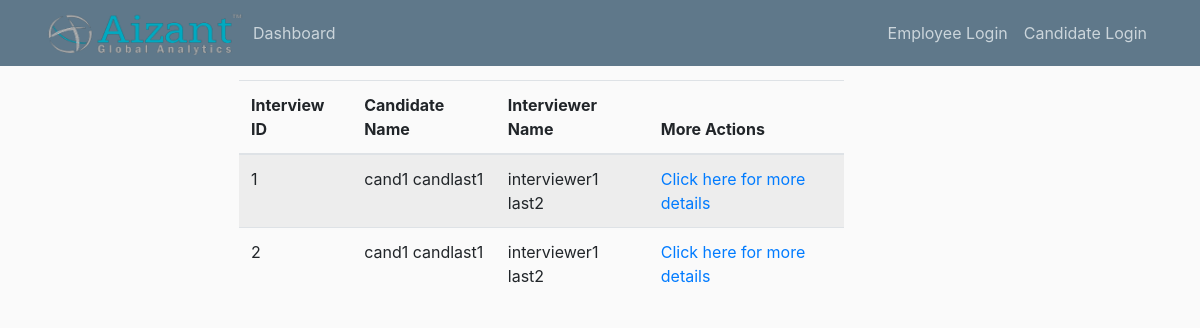
The page /interview/all on the database as committed earlier.
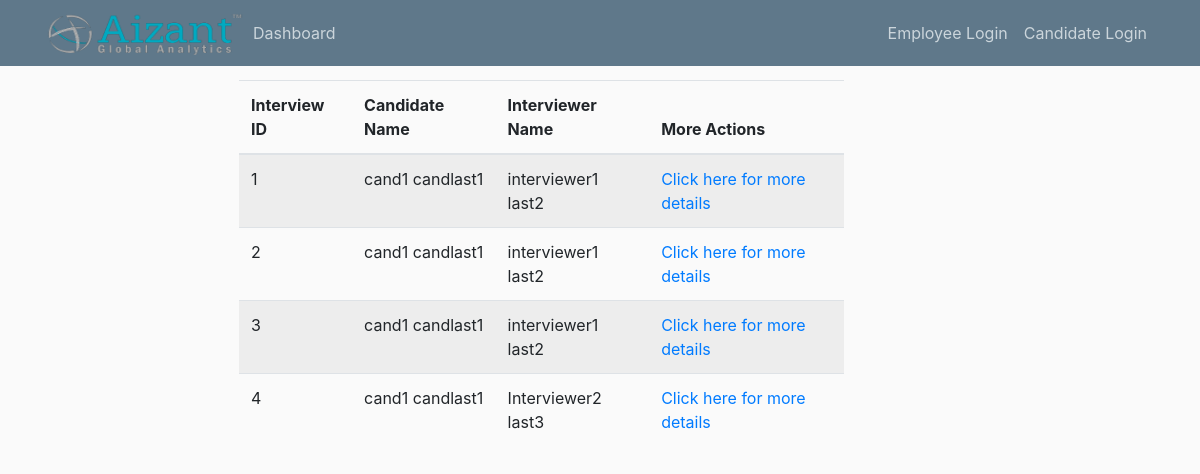
The same page on the database as committed later.
### app/models.py (models this page shows, shortened)
class Interview(db.Model):
    id = db.Column(db.Integer, primary_key=True)
    start_time = db.Column(db.Time)
    end_time = db.Column(db.Time)
    date = db.Column(db.Date)
    round = db.Column(db.Integer)
    meet_link = db.Column(db.String(50))
    feedback = db.Column(db.String(500))
    next_round = db.Column(db.Boolean)
    is_done = db.Column(db.Boolean)
    interviewer_id = db.Column(db.Integer, db.ForeignKey('interviewer.id'))  # many to one w interviewer
    recruiter_id = db.Column(db.Integer, db.ForeignKey('recruiter.id'))  # many to one w recruiter
    application_id = db.Column(db.Integer, db.ForeignKey('application.id'))  # many to one with application

class Candidate(db.Model):
    id = db.Column(db.Integer, primary_key=True)
    first_name = db.Column(db.String(20))
    last_name = db.Column(db.String(20))
    contact_number = db.Column(db.String(10))
    email = db.Column(db.String(100), unique=True)
    password = db.Column(db.String(255))
    pan_card = db.Column(db.String(10))
    current_location = db.Column(db.String(20))
    candidate_compensation = db.relationship('CandidateCompensation', backref='candidate', uselist=False)  # one to
    candidate_professions = db.relationship('CandidateProfession', backref='candidate')  # one to many with candidate
    candidate_educations = db.relationship('CandidateEducation', backref='candidate')  # one to many w education
    applications = db.relationship('Application', backref='candidate')

class Employee(db.Model, UserMixin):
    id = db.Column(db.Integer, primary_key=True)
    first_name = db.Column(db.String(30))
    last_name = db.Column(db.String(30))
    contact_number = db.Column(db.String(10))
    email = db.Column(db.String(100), unique=True)
    password = db.Column(db.String(255))
    position = db.Column(db.String(20))
    role = db.Column(db.String(20))
    recruiter = db.relationship('Recruiter', backref='employee', uselist=False)
    interviewer = db.relationship('Interviewer', backref='employee', uselist=False)
    manager = db.relationship('Manager', backref='employee', uselist=False)

### app/routes.py (the view)
@app.route('/interview/all')
def view_all_interviews():
    candidate_list = {}
    interviewer_list = {}
    interviews = Interview.query.all()
    for interview in interviews:
        current_application = Application.query.filter_by(id=interview.application_id).first()
        current_candidate = Candidate.query.filter_by(id=current_application.candidate_id).first()
        current_interviewer = Interviewer.query.filter_by(id=interview.interviewer_id).first()
        current_interviewer_emp = Employee.query.filter_by(id=current_interviewer.employee_id).first()
        candidate_list[interview] = current_candidate
        interviewer_list[interview] = current_interviewer_emp
    return render_template('view_interview_list.html', candidates=candidate_list, interviewers=interviewer_list,
                           interviews=interviews)

### app/templates/view_interview_list.html
{% extends 'layout.html' %}
{% block content %}
    <table class="table table-striped">
        <thead>
        <tr>
            <th scope="col">Interview ID</th>
            <th scope="col">Candidate Name</th>
            <th scope="col">Interviewer Name</th>
            <th scope="col">More Actions</th>
        </tr>
        </thead>
        <tbody>
        {% for interview in interviews %}
            <tr>
                <td>{{ interview.id }}</td>
                <td>{{ candidates[interview].first_name + ' ' + candidates[interview].last_name }}</td>
                <td>{{ interviewers[interview].first_name + ' ' + interviewers[interview].last_name }}</td>
                <td><a href="{{ url_for('view_interview',interview_id=interview.id) }}">Click here for more details</a> </td>
            </tr>
        {% endfor %}
        </tbody>
    </table>
{% endblock %}

### app/templates/layout.html (shortened to what this page needs)
<!DOCTYPE html>
<html lang="en">
<head>
    <link rel="stylesheet" href="https://stackpath.bootstrapcdn.com/bootstrap/4.3.1/css/bootstrap.min.css">
    <link rel="stylesheet" type="text/css" href="{{ url_for('static', filename='main.css') }}">
</head>
<body>
<header class="site-header">
    <nav class="navbar navbar-expand-md navbar-dark bg-steel fixed-top">
        <div class="container">
            <img id="logo" src="{{ url_for('static', filename='aizant-logo-text.png') }}">
            <div class="collapse navbar-collapse" id="navbarToggle">
                <div class="navbar-nav mr-auto">
                    <a class="nav-item nav-link">Dashboard</a>
                </div>
                <div class="navbar-nav">
                    {% if current_user.is_authenticated %}
                        <a class="nav-item nav-link" href="{{ url_for('update_info') }}">Account</a>
                        <a class="nav-item nav-link" href="{{ url_for('logout') }}">Logout</a>
                    {% else %}
                        <a class="nav-item nav-link" href="{{ url_for('login') }}">Employee Login</a>
                        <a class="nav-item nav-link" href="{{ url_for('candidateLogin') }}">Candidate Login</a>
                    {% endif %}
                </div>
            </div>
        </div>
    </nav>
</header>
<div class="container-fluid">
    <div class="row">
        <main role="main" class="col-md-9 ml-sm-auto col-lg-10 px-4">
            <div class="col-md-8">
                {% block content %}{% endblock %}
            </div>
        </main>
    </div>
</div>
</body>
</html>

### app/static/main.css (style rules this page uses)
body { background: #fafafa; color: #333333; margin-top: 5rem; }
.bg-steel { background-color: #5f788a; }
.site-header .navbar-nav .nav-link { color: #cbd5db; }
#logo { height: 50px; width: 200px; }

Rows that differ between the two databases and show on the page:
added Interview: id "3", Candidate.first_name+last_name "cand1 candlast1", Employee.first_name+last_name "interviewer1 last2"
added Interview: id "4", Candidate.first_name+last_name "cand1 candlast1"
now on this page (row unchanged): Employee: first_name+last_name "Interviewer2 last3"
